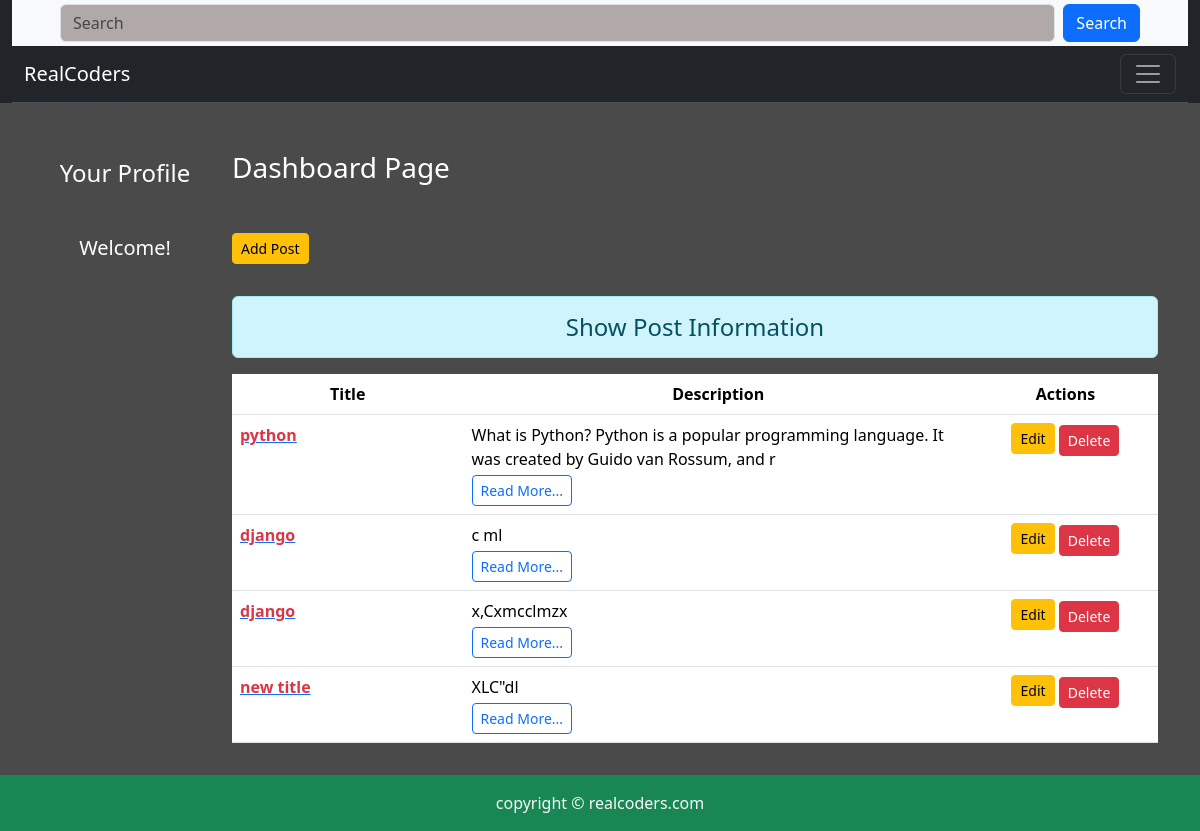
The app's page /dashboard/ (signed in) with its own data.
### blog/models.py (models this page shows)
class post(models.Model):
    title = models.CharField(max_length=150)
    desc = models.TextField()
    author = models.ForeignKey(User, on_delete=models.CASCADE)  # Connect with the User model
    created_at = models.DateTimeField(auto_now_add=True)  # Automatically set the field to now when the object is created
    updated_at = models.DateTimeField(auto_now=True)  # Automatically set the field to now every time the object is saved

### blog/views.py (the view)
# urls.py: path('dashboard/',views.dashboard,name="dashboard"),
def dashboard(request):
    posts = post.objects.filter(author=request.user)  # Filter posts by logged-in user
    user = request.user
    full_name = user.get_full_name()
    gps = user.groups.all()
    data = {
        'posts': posts,
        'full_name': full_name,
        'groups': gps
    }
    return render(request, 'blog/dashboard.html', data)

### blog/templates/blog/dashboard.html (shortened to what this page needs)
{% extends "blog/base.html" %}
{% load static %}
{% block side %}
<div class="col-lg-2 col-md-3 col-sm-12 text-white my-2 text-center">
  <h4 class="my-5">Your Profile</h4>
  <h5>Welcome! {{ full_name }}</h5>
</div>
{% endblock side %}
{% block content %}
<div class="col-lg-10 col-md-9 col-sm-12">
  <h3 class="text-white my-5 text-center text-md-start">Dashboard Page</h3>
  {% if perms.blog.add_post %}
    <a href="{% url 'addpost' %}" class="btn btn-warning btn-sm mb-3">Add Post</a>
  {% endif %}
  <h4 class="text-center alert alert-info mt-3">Show Post Information</h4>
  {% if posts %}
    <div class="table-responsive">
      <table class="table table-hover bg-white">
        <thead>
          <tr class="text-center">
            <th scope="col" style="width:25%">Title</th>
            <th scope="col" style="width:55%">Description</th>
            <th scope="col" style="width:20%">Actions</th>
          </tr>
        </thead>
        <tbody>
          {% for post in posts %}
          <tr>
            <td><a href="/blogpost/{{ post.id }}"><b class="text-danger">{{ post.title }}</b></a></td>
            <td>{{ post.desc|slice:100 }}<br>
              <a href="/blogpost/{{ post.id }}" class="text-dark"><button class="btn btn-outline-primary btn-sm mt-1">Read More...</button></a>
            </td>
            <td class="text-center">
              {% if perms.blog.change_post %}
                <a href="{% url 'updatepost' post.id %}" class="btn btn-warning btn-sm mb-1">Edit</a>
              {% endif %}
              {% if perms.blog.delete_post %}
                <form action="{% url 'deletepost' post.id %}" method="post" class="d-inline">
                  <input type="submit" class="btn btn-danger btn-sm" value="Delete">
                </form>
              {% endif %}
            </td>
          </tr>
          {% endfor %}
        </tbody>
      </table>
    </div>
  {% endif %}
</div>
{% endblock content %}

### blog/static/blog/css/style.css (style rules this page uses)
body { background: rgb(75,74,74); color: antiquewhite; }

### records on screen
post: title "python", desc "What is Python? Python is a popular programming language. It was created by Guido van Rossum, and r"
post: title "django", desc "c ml"
post: title "django", desc "x,Cxmcclmzx"
post: title "new title", desc "XLC\"dl"
